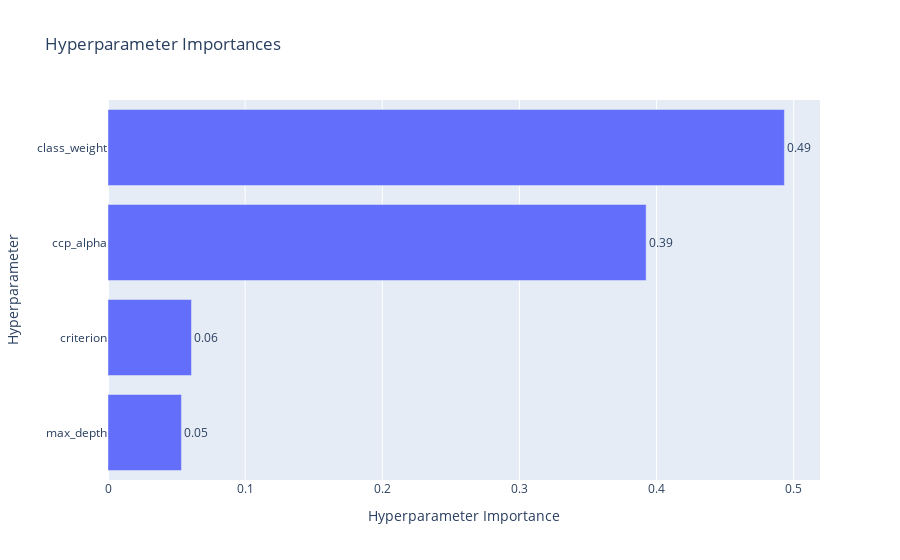

This figure's notebook cell:
### Markdown cell above
### Using Discarded Dataset (All Columns, Discard Empty)

### Code cell
X_train_discard_empty = train_data_discard_empty.drop('income', axis=1)
best_params_for_all_data = optuna_hyperparameter_search_crossvalidation(X_train_discard_empty, train_data_discard_empty['income'], 10)

### Figure 1 — Plotly figure (JSON) as saved in the notebook; plotly's stock layout.template omitted (floating-point values rounded to 4 significant figures)
{"data": [{"cliponaxis": false, "hovertemplate": ["max_depth (IntDistribution): 0.053556311803385326<extra></extra>", "criterion (CategoricalDistribution): 0.06086002098476068<extra></extra>", "ccp_alpha (FloatDistribution): 0.3923851742217699<extra></extra>", "class_weight (CategoricalDistribution): 0.49319849299008417<extra></extra>"], "name": "Objective Value", "orientation": "h", "text": ["0.05", "0.06", "0.39", "0.49"], "textposition": "outside", "type": "bar", "x": [0.05356, 0.06086, 0.3924, 0.4932], "y": ["max_depth", "criterion", "ccp_alpha", "class_weight"]}], "layout": {"title": {"text": "Hyperparameter Importances"}, "xaxis": {"title": {"text": "Hyperparameter Importance"}}, "yaxis": {"title": {"text": "Hyperparameter"}}}}
